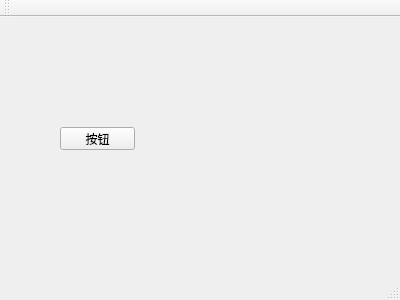
<?xml version="1.0" encoding="UTF-8"?>
<ui version="4.0">
 <class>MainWindow</class>
 <widget class="QMainWindow" name="MainWindow">
  <property name="geometry">
   <rect>
    <x>0</x>
    <y>0</y>
    <width>400</width>
    <height>300</height>
   </rect>
  </property>
  <property name="windowTitle">
   <string>MainWindow</string>
  </property>
  <widget class="QWidget" name="centralWidget">
   <widget class="QPushButton" name="pushButton">
    <property name="geometry">
     <rect>
      <x>60</x>
      <y>110</y>
      <width>75</width>
      <height>23</height>
     </rect>
    </property>
    <property name="text">
     <string>按钮</string>
    </property>
   </widget>
  </widget>
  <widget class="QMenuBar" name="menuBar">
   <property name="geometry">
    <rect>
     <x>0</x>
     <y>0</y>
     <width>400</width>
     <height>23</height>
    </rect>
   </property>
  </widget>
  <widget class="QToolBar" name="mainToolBar">
   <attribute name="toolBarArea">
    <enum>TopToolBarArea</enum>
   </attribute>
   <attribute name="toolBarBreak">
    <bool>false</bool>
   </attribute>
  </widget>
  <widget class="QStatusBar" name="statusBar"/>
 </widget>
 <layoutdefault spacing="6" margin="11"/>
 <resources/>
 <connections/>
</ui>
